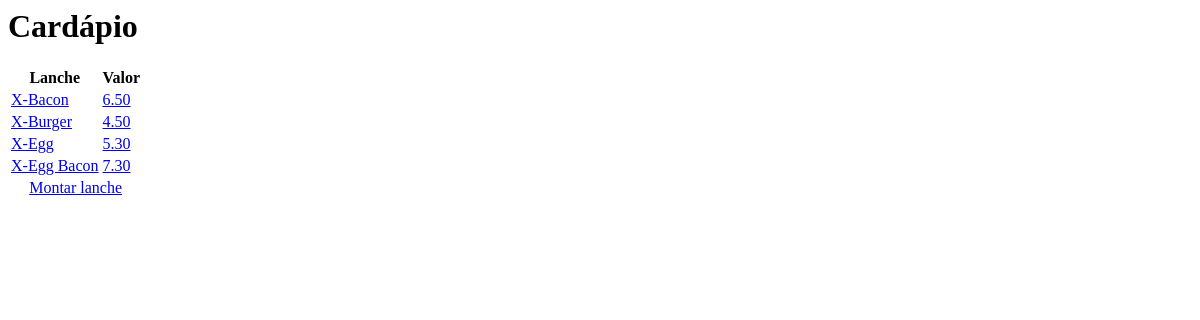
The app's page /startupAlimentos/, older data.
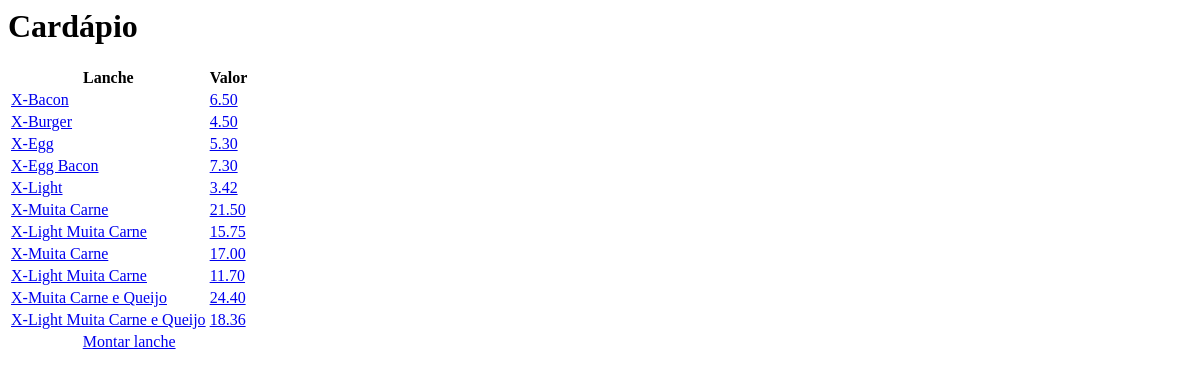
The same page, newer data.
### startupAlimentos/models.py (models this page shows, shortened)
@python_2_unicode_compatible
class Lanche(models.Model):
    nome = models.CharField(max_length=100)
    ingredientes = models.ManyToManyField(Ingrediente, through='LancheIngrediente')
    def valor(self):
        result = decimal.Decimal('0.0')
        for ingrediente in self.ingredientes.all():
            lanche_ingrediente = LancheIngrediente.objects.get(lanche=self, ingrediente=ingrediente)
            result += lanche_ingrediente.quantidade * ingrediente.valor
            if (ingrediente.nome == "Hambúrguer de carne"):
                result -= (lanche_ingrediente.quantidade // 3) * ingrediente.valor # aplica promoção Muita Carne
            if (ingrediente.nome == "Queijo"):
                result -= (lanche_ingrediente.quantidade // 3) * ingrediente.valor # aplica promoção Muito Queijo
        if (len(self.ingredientes.filter(nome="Alface")) > 0 and LancheIngrediente.objects.get(lanche=self, ingrediente=self.ingredientes.filter(nome="Alface")[0]).quantidade > 0): # se o lanche possui Alface
            if (len(self.ingredientes.filter(nome="Bacon")) <= 0 or LancheIngrediente.objects.get(lanche=self, ingrediente=self.ingredientes.filter(nome="Bacon")[0]).quantidade <= 0): # se o lanche não possui Bacon
                result *= decimal.Decimal('0.9') # aplica promoção Light
        return result.quantize(decimal.Decimal('.01'))

@python_2_unicode_compatible
class Ingrediente(models.Model):
    nome = models.CharField(max_length=100)
    valor = models.DecimalField(max_digits=5, decimal_places=2, default=0.00)

class LancheIngrediente(models.Model):
    lanche = models.ForeignKey(Lanche, on_delete=models.CASCADE)
    ingrediente = models.ForeignKey(Ingrediente, on_delete=models.CASCADE)
    quantidade = models.IntegerField(default=1)

### startupAlimentos/views.py (the view)
class IndexView(generic.ListView):
    template_name = 'startupAlimentos/index.html'
    context_object_name = 'lanches'
    def get_queryset(self):
        return Lanche.objects.all()

### startupAlimentos/templates/startupAlimentos/index.html
{% if lanches %}
    <h1>Cardápio</h1>
    <table>
        <tr>
            <th>
                Lanche
            </th>
            <th>
                Valor
            </th>
        </tr>
        {% for lanche in lanches %}
            <tr>
                <td>
                    <a href="{% url 'startupAlimentos:detail' lanche.id %}">{{ lanche.nome }}</a>
                </td>
                <td>
                    <a href="{% url 'startupAlimentos:detail' lanche.id %}">{{ lanche.valor }}</a>
                </td>
            </tr>
        {% endfor %}
        <tr>
            <td colspan="2" align="center">
                <a href="{% url 'startupAlimentos:montarLanche' %}">Montar lanche</a>
            </td>
        </tr>
    </table>
{% else %}
    <p>Nenhum lanche disponível.</p>
{% endif %}

Row changes from the older to the newer data that the page shows:
added Lanche: nome "X-Light", valor "3.42"
added Lanche: nome "X-Muita Carne", valor "21.50"
added Lanche: nome "X-Light Muita Carne", valor "15.75"
added Lanche: nome "X-Muita Carne", valor "17.00"
added Lanche: nome "X-Light Muita Carne", valor "11.70"
added Lanche: nome "X-Muita Carne e Queijo", valor "24.40"
added Lanche: nome "X-Light Muita Carne e Queijo", valor "18.36"
